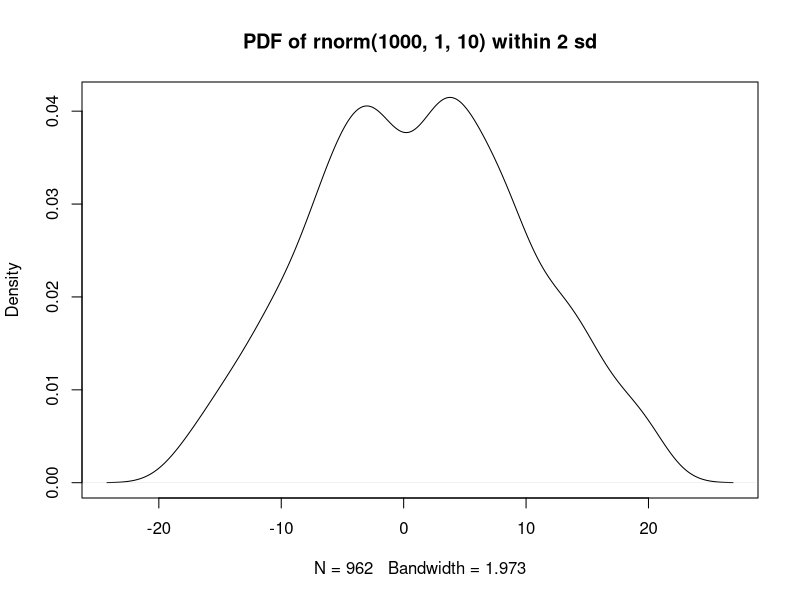
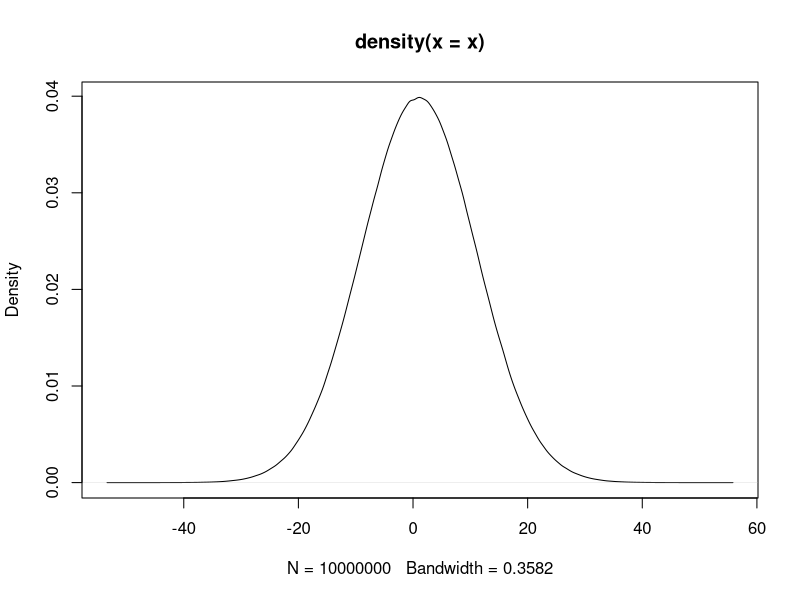

The R script that drew these images, in order:
## ---- chunk 1
knitr::opts_chunk$set(echo = TRUE)
## ---- chunk 2
library(dplyr)
## ---- chunk 3
# Q1

x.a <- rnorm(1000, 1, 10)

# 1.1 Filter OUT extreme values out of two standard deviations
x.a_filter <- x.a [x.a < (1 + 2 * 10) & x.a > (1 - 2 * 10)]

# 1.2 Plotting the distribution of the remaining vector x.a
plot(density(x.a_filter), main = "PDF of rnorm(1000, 1, 10) within 2 sd")

# 1.3 Calculate the 25% 50% and 75% quantile of vector x.a. (You may google "quantile r)
quantile(x.a)

# 1.4 Get the sequence between 25% to 75% of x.a
x.a [x.a < quantile(x.a, 0.75) & x.a > quantile(x.a, 0.25)]
## ---- chunk 4
# Q2

x.b <- c("a", "b", "c", "d", "e", "f", "g", "h", "i", "j", "k")

# 2.1 Get only elements at odd positions
x.b [seq(from = 1, to = length(x.b), by = 2)]

# 2.2 Truncate the first 2 elements and the last 2 elements
x.b [3:(length(x.b) - 2)]
## ---- chunk 5
# Q3

population <- c(158228, 126687, 228075, 204903, 308383)
town <- c("中正", "大同", "中山", "松山", "大安")

# 3.1 Sort the population, 
# the reuslt should be [1] 126687 158228 204903 228075 308383
sort(population)

# 3.2 Sort populations in decreasing order 
# (Google it or check help)
# Result: [1] 308383 228075 204903 158228 126687
sort(population, decreasing = T)

# 3.3 Sort town names according to population in decreasing order
# Result: [1] "大安" "中山" "松山" "中正" "大同"
data.frame(town, population, stringsAsFactors = F) %>% 
  arrange(desc(population)) %>%
  select(town) %>%
  unlist() %>%
  unname()

## ---- chunk 6
# Q4

# 4.1 Print current time
# e.g., "2019-09-02 21:31:36 CST"
Sys.time()

# 4.2 Check the data type of current time
class(Sys.time())

# 4.3 Print today
# e.g., [1] "2019-09-02"
Sys.Date()

# 4.4 Check the data type of date
class(Sys.Date())

# 4.5 Write example to compare following functions: print(), cat(), and message() 

print(Sys.Date())
cat(Sys.Date())
message(Sys.Date())
cat("Hello", "World")

## ---- chunk 7
# Q5

# 5.1 Using google to find out how to measure the ruuning time of the following code

start_time <- Sys.time()
x <- rnorm(10000000, 1, 10) 
plot(density(x))
end_time <- Sys.time()

end_time - start_time


## ---- chunk 8
# Q6

a <- c(5, 5, 5, 5, 4, 4, 4, 3, 3, 1, 1, 1, 2, 2, 2)
b <- c(3, 3, 3, 4, 4, 4, 2, 2, 2, 4, 4, 1, 4, 1, 1)
df2 <- data.frame(a, b)

# sort df2 in orders of decreasing b then increasing a
df2 <- df2[order(df2$a, -df2$b),]

## ---- chunk 9
# Q7

country <- c("CN", "US", "JP", "HK", "KR", "SG", "DE", "MY", "VN", "PH", "TH", "AU", "NL", "SA", "ID", "GB", "IN", "FR", "IT", "AE")

import <- c(26.142, 12.008, 7.032, 13.646, 4.589, 5.768, 2.131, 2.802, 3.428, 3.019, 1.976, 1.118, 1.624, 0.449, 0.983, 1.302, 1.027, 0.553, 0.670, 0.455)

export <- c(22.987, 12.204, 11.837, 7.739, 5.381, 4.610, 2.866, 2.784, 2.414, 2.092, 1.839, 1.788, 1.665, 1.409, 1.391, 1.075, 0.974, 0.899, 0.800, 0.728)

df <- data.frame(country, import, export)
df

df <- df %>%
  arrange(desc(export), desc(import))
df
